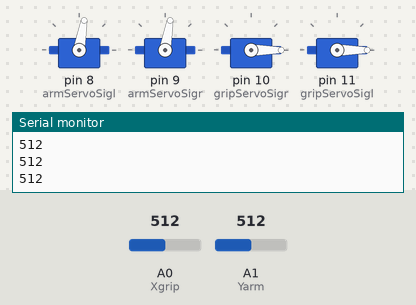
Recording of a sketch running on a simulated Arduino Uno, built with avr-gcc and run on an emulated ATmega328P. Parts: 4 × servo, the last lines printed to the serial monitor. The inputs (shaded band) are chosen by the test bench; at power-on: A0 (Xgrip) = 512, A1 (Yarm) = 512.

Above: at 2.2 s.
2.3 s: A0 (Xgrip) set to 684
3.8 s: A0 (Xgrip) set to 710
At 3.96 s:
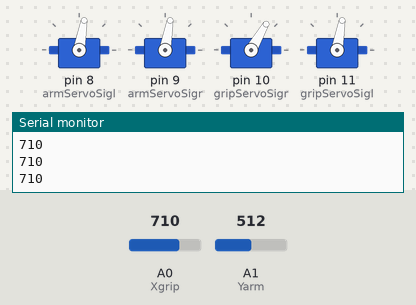
At 4.6 s:
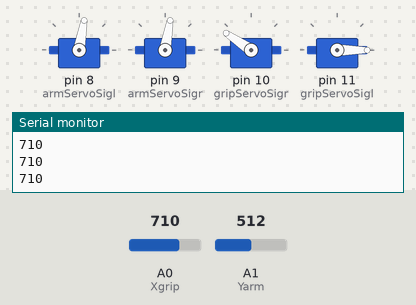
5.6 s: A1 (Yarm) set to 691
7.1 s: A1 (Yarm) set to 707
At 7.9 s:
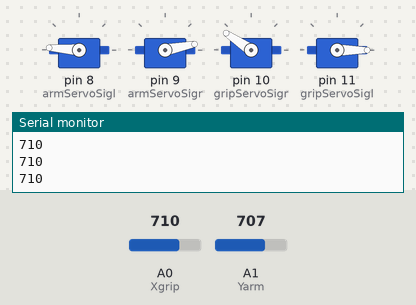
9.0 s: A1 (Yarm) set to 314
10.5 s: A1 (Yarm) set to 282
At 12.4 s:
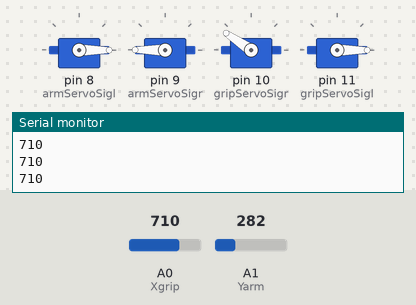
Timing chart, 0 to 13.9 s (numbered marks = the images above; inputs shaded):
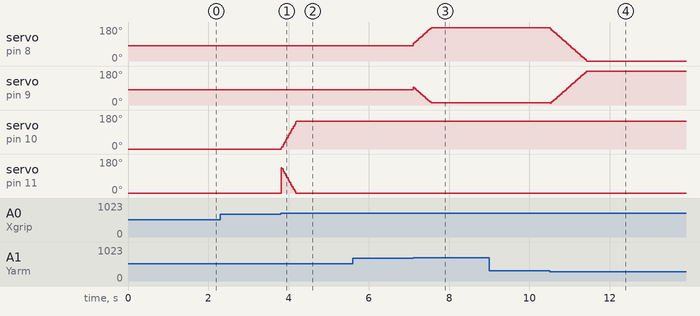

The sketch:

1COZMOarm.ino
```cpp
#define armServoSigl 8
#define armServoSigr 9
#define gripServoSigr 10
#define gripServoSigl 11

#include<Servo.h>
Servo arml;
Servo armr;
Servo gripr;
Servo gripl;


int i=90;
int j=0;
int Yarm=A1;
int Xgrip=A0;

void setup() {

  pinMode(Xgrip,INPUT);
  pinMode(Yarm,INPUT);
  pinMode(gripServoSigr,OUTPUT);
  pinMode(gripServoSigl,OUTPUT);
  pinMode(armServoSigl,OUTPUT);
  pinMode(armServoSigr,OUTPUT);

  arml.attach(armServoSigl);
  armr.attach(armServoSigr);

  gripr.attach(gripServoSigr);
  gripl.attach(gripServoSigl);

  gripr.write(0);
  gripl.write(0);
  arml.write(80);
  armr.write(80);
  delay(1000);

  Serial.begin(115200);


}

void loop() {
   Serial.println(analogRead(Xgrip));


 if(analogRead(Xgrip)>700){
    j=j+6;
    gripr.write(j);
    gripl.write(140-j);

    if(j>140)j=140;

  }
  if(analogRead(Xgrip)<300){
    j=j-6;
    gripr.write(j);
    gripl.write(140-j);
    if(j<0)j=0;

    }

  if(analogRead(Yarm)>700){
    i=i+3;
    arml.write(i);
    armr.write(187-i);
    if(i>173)i=173;

  }
  if(analogRead(Yarm)<300){
    i=i-3;
    arml.write(i);
    armr.write(180-i);
    if(i<0)i=0;

    }


   delay(15);

 }
```

Measured:
- the behaviour switches between 700 and 701 on A0 (Xgrip) (found by bisection; images 0 and 1)
- the behaviour switches between 700 and 701 on A1 (Yarm) (found by bisection; images 2 and 3)
- the behaviour switches between 300 and 299 on A1 (Yarm) (found by bisection; images 3 and 4)
- after the input at 3.8 s, servo on pin 10 (gripServoSigr): moves from 0° to 146° over 0.38 s, starting at once
- after the input at 7.1 s, servo on pin 8 (armServoSigl): moves from 80° to 176° over 0.45 s, starting at once
- after the input at 10.5 s, servo on pin 8 (armServoSigl): moves from 176° to 0° over 0.91 s, starting at once
